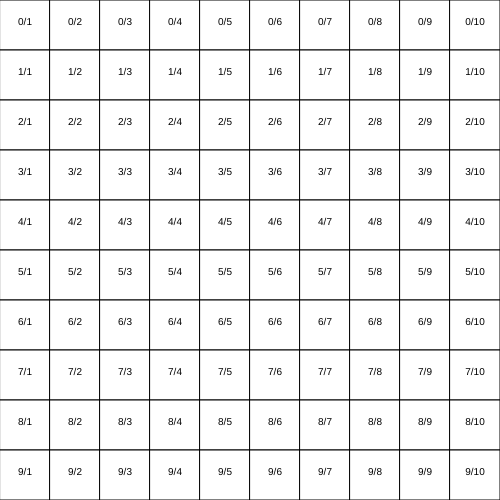
Frame 1 (no input)
Frame 60 (no input): identical to frame 1, image omitted
Frame 120 (the mouse pressed at the canvas centre since frame 60): identical to frame 1, image omitted

The p5.js sketch that drew this single still picture (run headless with seeded random() and noise() and a simulated clock; from frame 60 on, the mouse is pressed at the canvas centre):

// p5.js sketch
// ── sketch.js
var theGrid;
var GRIDHEIGHT = 500;
var GRIDWIDTH = 500;
var CELLWIDTH = 50;

function setup() {
  createCanvas(GRIDHEIGHT, GRIDWIDTH);
  theGrid = new Grid(GRIDHEIGHT, GRIDWIDTH, CELLWIDTH);
  theGrid.render();
}

function draw() {
}



function Grid(gridWidth, gridHeight, cellWidth) {
	var currCenter = {numerator: 0, denominator: 1}; //these are the numerator and denominator of the top left cell.

	this.moveRight = function() {
    currCenter.denominator++;
  }
  
  this.moveLeft = function() {
    if(currCenter.denominator > 0) {
      currCenter.denominator--;
    }
  }

	this.moveDown = function() {
    currCenter.numerator++;
  }
 
	function projectOnToXY(numerator, denominator) {
    //denominator gives us the x pos
    var denDiff = denominator - currCenter.denominator;
    var numDiff = numerator - currCenter.numerator;
    return {x: denDiff * cellWidth, y: numDiff * cellWidth};
  }
 
  this.moveUp = function() {
    if(currCenter.numerator > 0) {
      currCenter.numerator--;
    }
  }

	this.render = function() {
    color(255, 0, 0);
    //start with currCenter, go till we're out of bounds on x and y
    var currCoord = {numerator: currCenter.numerator, denominator: currCenter.denominator};
    var projectCurrCoord = projectOnToXY(currCoord.numerator, currCoord.denominator);
		while(projectCurrCoord.y < gridHeight) {
	    while(projectCurrCoord.x < gridWidth) {
    		rect(projectCurrCoord.x, projectCurrCoord.y, cellWidth, cellWidth);

				//write out the rational number ...
        textSize(10);
        textAlign(CENTER);
				text(currCoord.numerator + "/" + currCoord.denominator, cellWidth/2 + projectCurrCoord.x, cellWidth/2 + projectCurrCoord.y); 

				currCoord.denominator++;
      	projectCurrCoord = projectOnToXY(currCoord.numerator, currCoord.denominator);
      }	
      currCoord.numerator++; 
      currCoord.denominator = currCenter.denominator;
      projectCurrCoord = projectOnToXY(currCoord.numerator, currCoord.denominator);
    }
  };


}
